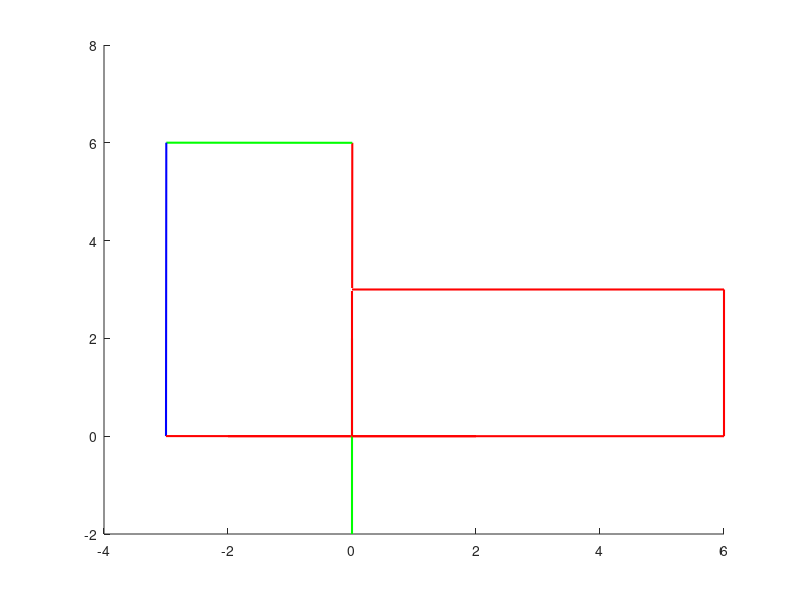

Source code (MATLAB):
close all
clc

angle_rad=deg2rad(90);

for t=0:0.01:angle_rad

    clf

line([-2 2],[0 0],[0 0],'color',[1 0 0],'linewidth',1.5);% establece el eje x en rojo
line([0 0],[-2 2],[0 0],'color',[0 1 0],'linewidth',1.5);% establece el eje y en verde

p1=[0 0];
p2=[6 0];
p3=[6 3];
p4=[0 3];


    
line([p1(1) p2(1)],[p1(2) p2(2)],[0 0],'color',[1 0 0],'linewidth',1.5);
line([p2(1) p3(1)],[p2(2) p3(2)],[6 0],'color',[1 0 0],'linewidth',1.5);
line([p3(1) p4(1)],[p3(2) p4(2)],[6 3],'color',[1 0 0],'linewidth',1.5);
line([p4(1) p1(1)],[p4(2) p1(2)],[0 3],'color',[1 0 0],'linewidth',1.5);


Rz=[cos(t) -sin(t); sin(t) cos(t)];



p1r= Rz*p1';
p2r= Rz*p2';
p3r= Rz*p3';
p4r= Rz*p4';

line([p1r(1) p2r(1)],[p1r(2) p2r(2)],[0 0],'color',[1 0 0],'linewidth',1.5);
line([p2r(1) p3r(1)],[p2r(2) p3r(2)],[0 0],'color',[0 1 0],'linewidth',1.5);
line([p3r(1) p4r(1)],[p3r(2) p4r(2)],[0 0],'color',[0 0 1],'linewidth',1.5);
line([p4r(1) p1r(1)],[p4r(2) p1r(2)],[0 0],'color',[1 0 0],'linewidth',1.5);

pause(0.01);

end